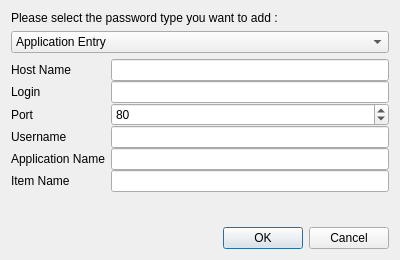
<?xml version="1.0" encoding="UTF-8"?>
<ui version="4.0">
 <class>AddPWD</class>
 <widget class="QDialog" name="AddPWD">
  <property name="geometry">
   <rect>
    <x>0</x>
    <y>0</y>
    <width>400</width>
    <height>260</height>
   </rect>
  </property>
  <property name="sizePolicy">
   <sizepolicy hsizetype="Preferred" vsizetype="MinimumExpanding">
    <horstretch>0</horstretch>
    <verstretch>0</verstretch>
   </sizepolicy>
  </property>
  <property name="windowTitle">
   <string>Add an entry</string>
  </property>
  <layout class="QVBoxLayout" name="verticalLayout">
   <item>
    <widget class="QLabel" name="label">
     <property name="sizePolicy">
      <sizepolicy hsizetype="Minimum" vsizetype="Minimum">
       <horstretch>0</horstretch>
       <verstretch>0</verstretch>
      </sizepolicy>
     </property>
     <property name="maximumSize">
      <size>
       <width>16777215</width>
       <height>16777215</height>
      </size>
     </property>
     <property name="text">
      <string>Please select the password type you want to add :</string>
     </property>
    </widget>
   </item>
   <item>
    <widget class="QComboBox" name="entryTypeCombo">
     <item>
      <property name="text">
       <string>Application Entry</string>
      </property>
      <property name="icon">
       <iconset resource="ressources.qrc">
        <normaloff>:/images/icons/app_entry.png</normaloff>:/images/icons/app_entry.png</iconset>
      </property>
     </item>
     <item>
      <property name="text">
       <string>Network Entry</string>
      </property>
      <property name="icon">
       <iconset resource="ressources.qrc">
        <normaloff>:/images/icons/net_entry.png</normaloff>:/images/icons/net_entry.png</iconset>
      </property>
     </item>
     <item>
      <property name="text">
       <string>Item Entry</string>
      </property>
      <property name="icon">
       <iconset resource="ressources.qrc">
        <normaloff>:/images/icons/item_entry.png</normaloff>:/images/icons/item_entry.png</iconset>
      </property>
     </item>
    </widget>
   </item>
   <item>
    <layout class="QFormLayout" name="formLayout">
     <property name="verticalSpacing">
      <number>0</number>
     </property>
     <item row="0" column="0">
      <widget class="QLabel" name="hostLabel">
       <property name="text">
        <string>Host Name</string>
       </property>
      </widget>
     </item>
     <item row="0" column="1">
      <widget class="QLineEdit" name="hostEdit"/>
     </item>
     <item row="1" column="0">
      <widget class="QLabel" name="loginLabel">
       <property name="text">
        <string>Login</string>
       </property>
      </widget>
     </item>
     <item row="2" column="0">
      <widget class="QLabel" name="portLabel">
       <property name="text">
        <string>Port</string>
       </property>
      </widget>
     </item>
     <item row="2" column="1">
      <widget class="QSpinBox" name="portSpin">
       <property name="minimum">
        <number>1</number>
       </property>
       <property name="maximum">
        <number>65535</number>
       </property>
       <property name="value">
        <number>80</number>
       </property>
      </widget>
     </item>
     <item row="1" column="1">
      <widget class="QLineEdit" name="loginEdit"/>
     </item>
     <item row="3" column="0">
      <widget class="QLabel" name="userLabel">
       <property name="text">
        <string>Username</string>
       </property>
      </widget>
     </item>
     <item row="3" column="1">
      <widget class="QLineEdit" name="userEdit"/>
     </item>
     <item row="4" column="0">
      <widget class="QLabel" name="appLabel">
       <property name="text">
        <string>Application Name</string>
       </property>
      </widget>
     </item>
     <item row="4" column="1">
      <widget class="QLineEdit" name="appEdit"/>
     </item>
     <item row="5" column="1">
      <widget class="QLineEdit" name="itemEdit"/>
     </item>
     <item row="5" column="0">
      <widget class="QLabel" name="itemLabel">
       <property name="text">
        <string>Item Name</string>
       </property>
      </widget>
     </item>
    </layout>
   </item>
   <item>
    <spacer name="verticalSpacer">
     <property name="orientation">
      <enum>Qt::Vertical</enum>
     </property>
     <property name="sizeHint" stdset="0">
      <size>
       <width>20</width>
       <height>0</height>
      </size>
     </property>
    </spacer>
   </item>
   <item>
    <widget class="QDialogButtonBox" name="buttonBox">
     <property name="orientation">
      <enum>Qt::Horizontal</enum>
     </property>
     <property name="standardButtons">
      <set>QDialogButtonBox::Cancel|QDialogButtonBox::Ok</set>
     </property>
    </widget>
   </item>
  </layout>
 </widget>
 <resources>
  <include location="ressources.qrc"/>
 </resources>
 <connections>
  <connection>
   <sender>buttonBox</sender>
   <signal>accepted()</signal>
   <receiver>AddPWD</receiver>
   <slot>accept()</slot>
   <hints>
    <hint type="sourcelabel">
     <x>257</x>
     <y>193</y>
    </hint>
    <hint type="destinationlabel">
     <x>157</x>
     <y>202</y>
    </hint>
   </hints>
  </connection>
  <connection>
   <sender>buttonBox</sender>
   <signal>rejected()</signal>
   <receiver>AddPWD</receiver>
   <slot>reject()</slot>
   <hints>
    <hint type="sourcelabel">
     <x>325</x>
     <y>193</y>
    </hint>
    <hint type="destinationlabel">
     <x>286</x>
     <y>202</y>
    </hint>
   </hints>
  </connection>
 </connections>
</ui>
